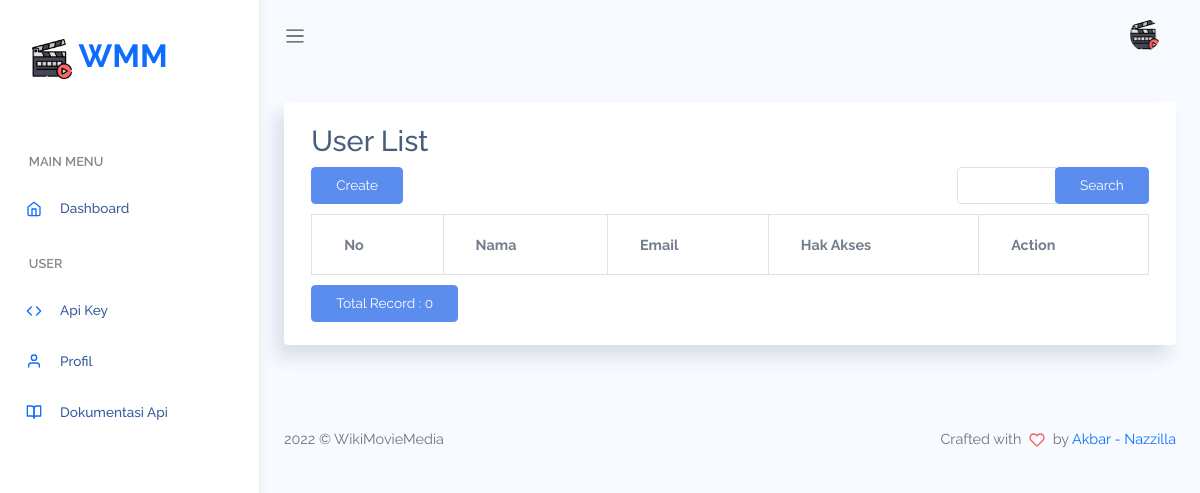
Before: /index.php/user with the older database file.
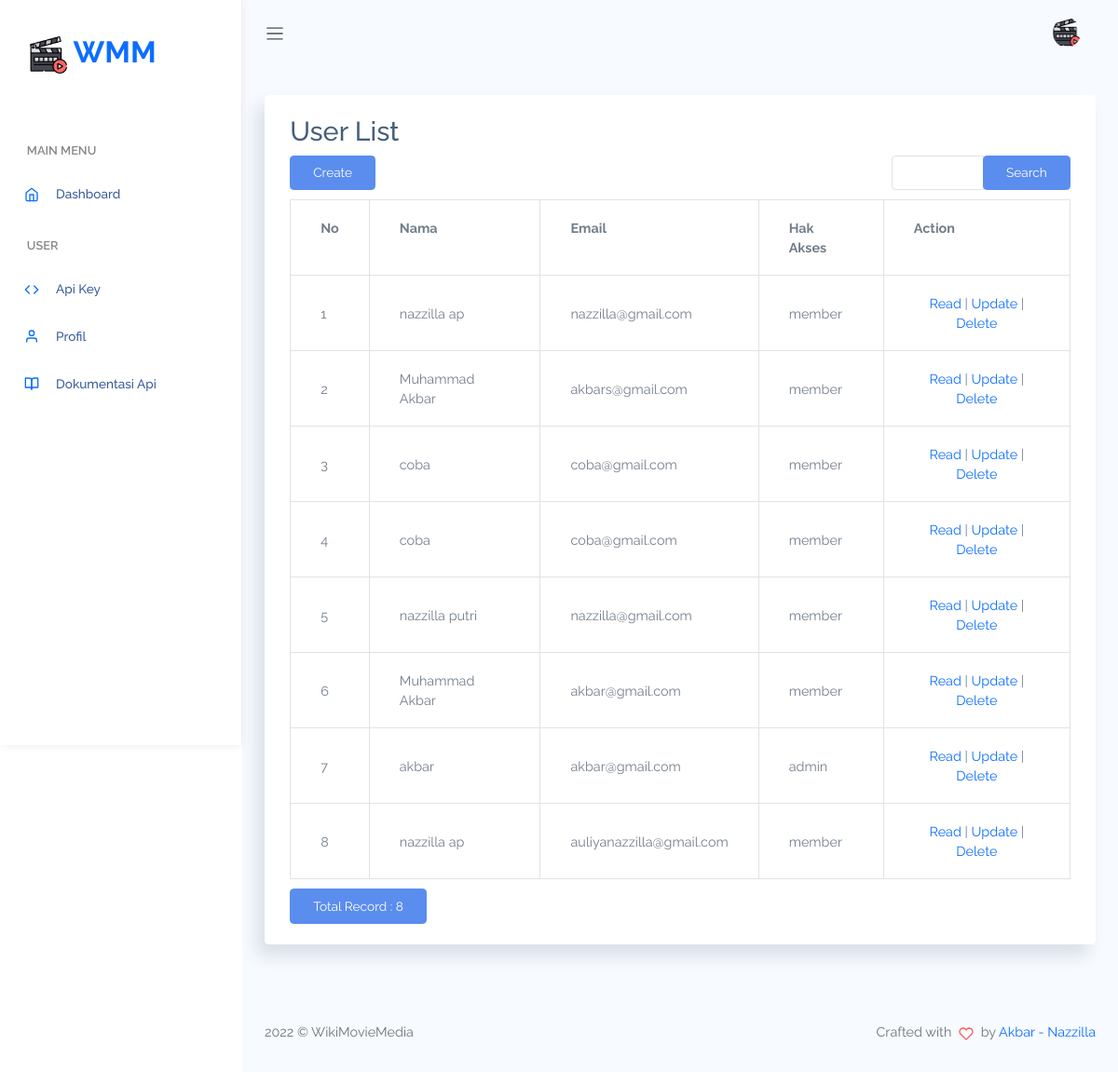
After: the same page with the newer database file.
### tables this page shows
CREATE TABLE `user` (
  `id_user` int(11) NOT NULL,
  `nama` varchar(255) NOT NULL,
  `email` varchar(255) NOT NULL,
  `password` varchar(255) NOT NULL,
  `hak_akses` enum('admin','member') NOT NULL DEFAULT 'member'
);

### application/controllers/User.php (called while the page is built, shortened)
<?php
class User extends CI_Controller
{
    function __construct()
    {
        $this->load->model('User_model');
        $this->load->model('Keys_model');
        $this->load->library('form_validation');
    }
    public function index()
    {
        $q = urldecode($this->input->get('q', TRUE));
        $start = intval($this->input->get('start'));
        if ($q <> '') {
            $config['base_url'] = base_url() . 'user/index.html?q=' . urlencode($q);
            $config['first_url'] = base_url() . 'user/index.html?q=' . urlencode($q);
        } else {
            $config['base_url'] = base_url() . 'user/index.html';
            $config['first_url'] = base_url() . 'user/index.html';
        }
        $config['per_page'] = 10;
        $config['page_query_string'] = TRUE;
        $config['total_rows'] = $this->User_model->total_rows($q);
        $user = $this->User_model->get_limit_data($config['per_page'], $start, $q);
        $this->load->library('pagination');
        $this->pagination->initialize($config);
        $data = array(
            'user_data' => $user,
            'q' => $q,
            'pagination' => $this->pagination->create_links(),
            'total_rows' => $config['total_rows'],
            'start' => $start,
        );
        $this->load->view('dashboard/header');
        $this->load->view('user/user_list', $data);
        $this->load->view('dashboard/footer');
    }
}

### index.php (called while the page is built, shortened)
<?php
require_once BASEPATH.'core/CodeIgniter.php';

### application/config/config.php (called while the page is built, shortened)
<?php
$config['base_url'] = ((isset($_SERVER['HTTPS']) && $_SERVER['HTTPS'] == "on") ? "https" : "http");
$config['base_url'] .= "://" . $_SERVER['HTTP_HOST'];
$config['base_url'] .= str_replace(basename($_SERVER['SCRIPT_NAME']), "", $_SERVER['SCRIPT_NAME']);
$config['index_page'] = 'index.php';
$config['uri_protocol']  = 'REQUEST_URI';
$config['url_suffix'] = '';
$config['language']  = 'english';
$config['charset'] = 'UTF-8';
$config['enable_hooks'] = FALSE;
$config['subclass_prefix'] = 'MY_';
$config['composer_autoload'] = 'vendor/autoload.php';
$config['permitted_uri_chars'] = 'a-z 0-9~%.:_\-';
$config['enable_query_strings'] = FALSE;
$config['controller_trigger'] = 'c';
$config['function_trigger'] = 'm';
$config['directory_trigger'] = 'd';
$config['allow_get_array'] = TRUE;
$config['log_threshold'] = 0;
$config['log_path'] = '';
$config['log_file_extension'] = '';
$config['log_file_permissions'] = 0644;
$config['log_date_format'] = 'Y-m-d H:i:s';
$config['error_views_path'] = '';
$config['cache_path'] = '';
$config['cache_query_string'] = FALSE;
$config['encryption_key'] = '';
$config['sess_driver'] = 'files';
$config['sess_cookie_name'] = 'ci_session';
$config['sess_expiration'] = 7200;
$config['sess_save_path'] = NULL;
$config['sess_match_ip'] = FALSE;
$config['sess_time_to_update'] = 300;
$config['sess_regenerate_destroy'] = FALSE;
$config['cookie_prefix']  = '';
$config['cookie_domain']  = '';
$config['cookie_path']    = '/';
$config['cookie_secure']  = FALSE;
$config['cookie_httponly']   = FALSE;
$config['standardize_newlines'] = FALSE;
$config['global_xss_filtering'] = FALSE;
$config['csrf_protection'] = FALSE;
$config['csrf_token_name'] = 'csrf_test_name';
$config['csrf_cookie_name'] = 'csrf_cookie_name';
$config['csrf_expire'] = 7200;
$config['csrf_regenerate'] = TRUE;
$config['csrf_exclude_uris'] = array();
$config['compress_output'] = FALSE;
$config['time_reference'] = 'local';
$config['rewrite_short_tags'] = FALSE;
$config['proxy_ips'] = '';

### application/models/User_model.php (called while the page is built, shortened)
<?php
class User_model extends CI_Model
{
    public $table = 'user';
    public $id = 'id_user';
    public $order = 'DESC';
    function total_rows($q = NULL)
    {
        $this->db->like('id_user', $q);
        $this->db->or_like('nama', $q);
        $this->db->or_like('email', $q);
        $this->db->or_like('password', $q);
        $this->db->from($this->table);
        return $this->db->count_all_results();
    }
    function get_limit_data($limit, $start = 0, $q = NULL)
    {
        $this->db->order_by($this->id, $this->order);
        $this->db->like('id_user', $q);
        $this->db->or_like('nama', $q);
        $this->db->or_like('email', $q);
        $this->db->or_like('password', $q);
        $this->db->limit($limit, $start);
        return $this->db->get($this->table)->result();
    }
}

### application/views/user/user_list.php (the view, shortened to what the changed rows need)
<div class="card">
    <div class="card-body">
        <h2 style="margin-top:0px">User List</h2>
        <table class="table table-bordered" style="margin-bottom: 10px">
            <tr>
                <th>No</th>
                <th>Nama</th>
                <th>Email</th>
                <th>Hak Akses</th>
                <th>Action</th>
            </tr><?php
                    foreach ($user_data as $user) {
                    ?>
                <tr>
                    <td width="80px"><?php echo ++$start ?></td>
                    <td><?php echo $user->nama ?></td>
                    <td><?php echo $user->email ?></td>
                    <td><?php echo $user->hak_akses ?></td>
                    <td style="text-align:center" width="200px">
                        <?php
                        echo anchor(site_url('user/read/' . $user->id_user), 'Read');
                        echo ' | ';
                        echo anchor(site_url('user/update/' . $user->id_user), 'Update');
                        echo ' | ';
                        echo anchor(site_url('user/delete/' . $user->id_user), 'Delete', 'onclick="javasciprt: return confirm(\'Are You Sure ?\')"');
                        ?>
                    </td>
                </tr>
            <?php
                    }
            ?>
        </table>
        <div class="row">
            <div class="col-md-6">
                <a href="#" class="btn btn-primary">Total Record : <?php echo $total_rows ?></a>
            </div>
        </div>
    </div>
</div>

Changed rows visible on the page:
added user: nama "nazzilla ap", email "nazzilla@gmail.com", hak_akses "member", id_user "Read", id_user "Update", id_user "Delete"
added user: nama "Muhammad Akbar", email "akbars@gmail.com", hak_akses "member", id_user "Read", id_user "Update", id_user "Delete"
added user: nama "coba", email "coba@gmail.com", hak_akses "member", id_user "Read", id_user "Update", id_user "Delete"
added user: nama "coba", email "coba@gmail.com", hak_akses "member", id_user "Read", id_user "Update", id_user "Delete"
added user: nama "nazzilla putri", email "nazzilla@gmail.com", hak_akses "member", id_user "Read", id_user "Update", id_user "Delete"
added user: nama "Muhammad Akbar", email "akbar@gmail.com", hak_akses "member", id_user "Read", id_user "Update", id_user "Delete"
added user: nama "akbar", email "akbar@gmail.com", hak_akses "admin", id_user "Read", id_user "Update", id_user "Delete"
added user: nama "nazzilla ap", email "auliyanazzilla@gmail.com", hak_akses "member", id_user "Read", id_user "Update", id_user "Delete"
Other visible differences:
$total_rows: "0" → "8"
